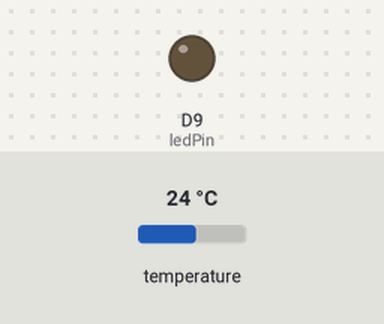
Bench run of a sketch on a simulated Adafruit Circuit Playground Express. Parts: output pins drawn as LEDs (lit = HIGH). The test bench sets the inputs (shaded band); at power-on: temperature 24 °C. What the sketch prints to the serial monitor is not drawn.

Above: at 1.2 s.
1.3 s: temperature set to 19 °C
2.8 s: temperature set to 17.9 °C
At 3.25 s:
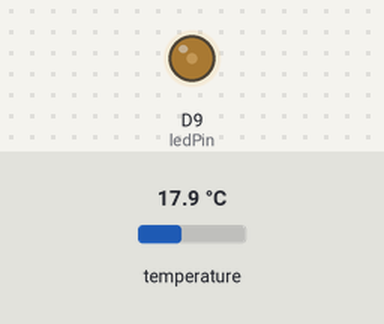
5.8 s: temperature set to 28 °C
At 7.0 s:
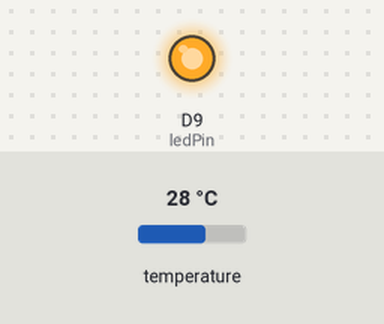
Timing chart, 0 to 8.8 s (numbered marks = the images above; inputs shaded):
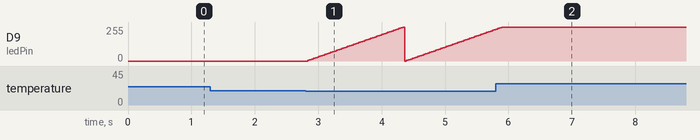

Measured:
- the behaviour switches between 18.4 and 18.3 °C on temperature (found by bisection; images 0 and 1)
- after the input at 5.8 s, D9 (ledPin): goes on until 5.9 s, then stays 255/255

The sketch:

sketch_mar05a.ino
```cpp
//https://learn.adafruit.com/circuit-playground-fruit-drums/basic-print
#include <Adafruit_CircuitPlayground.h>

int ledPin = 9;

void setup() {}

void loop() {
  int temp = CircuitPlayground.temperatureF();
  Serial.println(temp);
  if(temp < 65){
    for (int fadeValue = 0 ; fadeValue <= 255; fadeValue += 5) {
      analogWrite(ledPin, fadeValue);
      delay(30);
    }
   }
}
```
